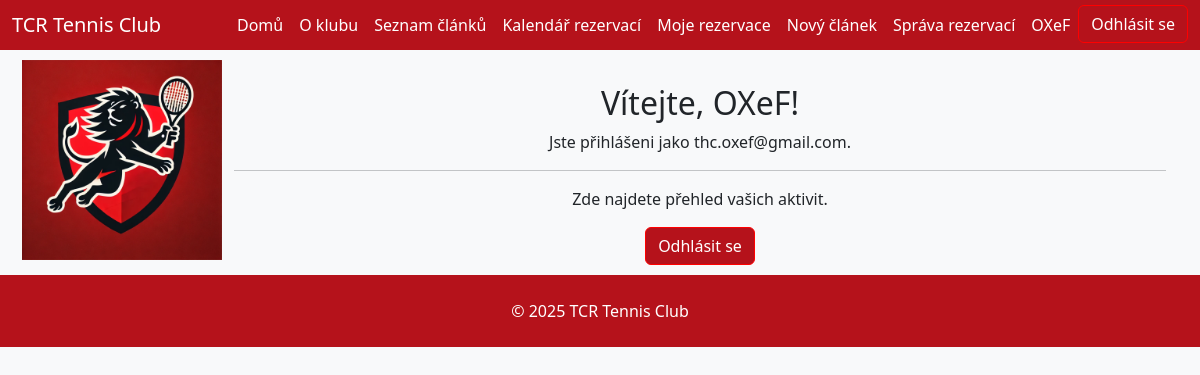
The page /dashboard/ (signed in) on the database its author committed.
### users/models.py (models this page shows, shortened)
class CustomUser(AbstractUser):
    membership_paid = models.BooleanField(default=False, verbose_name="Zaplacený členský příspěvek")
    roles = models.ManyToManyField(Role, through='UserRole', related_name="users", blank=True)

### users/views.py (the view)
# urls.py: path('dashboard/', dashboard, name='dashboard'),
@login_required
def dashboard(request):
    context = {
        'user_full_name': request.user.get_full_name() or request.user.username,
    }
    return render(request, 'dashboard.html', context)

### users/templates/dashboard.html (shortened to what this page needs)
{% extends 'base.html' %}
{% block content %}
<div class="container mt-4">
  <div class="row">
    <div class="col-md-12 text-center">
      <h2>Vítejte, {{ user_full_name }}!</h2>
      <p>Jste přihlášeni jako {{ user.email }}.</p>
      <hr>
      <p>Zde najdete přehled vašich aktivit.</p>
      <form action="{% url 'logout' %}" method="post">
        <button type="submit" class="btn btn-custom">Odhlásit se</button>
      </form>
    </div>
  </div>
</div>
{% endblock %}

### core/templates/header.html (shortened to what this page needs)
{% load static %}
<header>
  <nav class="navbar navbar-expand-lg" style="background-color: #b5121b; height: 50px;">
    <div class="container-fluid">
      <a class="navbar-brand text-white" href="{% url 'home' %}">TCR Tennis Club</a>
      <div class="collapse navbar-collapse" id="navbarSupportedContent">
        <ul class="navbar-nav ms-auto mb-2 mb-lg-0">
          <li class="nav-item"><a class="nav-link text-white" href="{% url 'home' %}">Domů</a></li>
          <li class="nav-item"><a class="nav-link text-white" href="{% url 'about' %}">O klubu</a></li>
          <li class="nav-item"><a class="nav-link text-white" href="{% url 'article_list' %}">Seznam článků</a></li>
          <li class="nav-item"><a class="nav-link text-white" href="{% url 'calendar' %}">Kalendář rezervací</a></li>
          <li class="nav-item"><a class="nav-link text-white" href="{% url 'my_reservations' %}">Moje rezervace</a></li>
          {% if user.is_authenticated and user.is_staff %}
            <li class="nav-item"><a class="nav-link text-white" href="{% url 'article_create' %}">Nový článek</a></li>
            <li class="nav-item"><a class="nav-link text-white" href="{% url 'admin_reservations' %}">Správa rezervací</a></li>
          {% endif %}
          {% if user.is_authenticated %}
            <li class="nav-item"><a class="nav-link text-white" href="{% url 'profile' %}">
                {{ user.get_full_name|default:user.username }}
              </a>
            </li>
            <form action="{% url 'logout' %}" method="post" style="display:inline;">
              <button type="submit" class="btn btn-custom">Odhlásit se</button>
            </form>
          {% endif %}
        </ul>
      </div>
    </div>
  </nav>
</header>

### static/css/style.css (style rules this page uses)
.btn-custom { background-color: #b5121b; border-color: red; color:white; transition: transform 0.3s ease; }

### rows shown on the page
CustomUser: get_full_name "OXeF", username "OXeF", email "thc.oxef@gmail.com"
